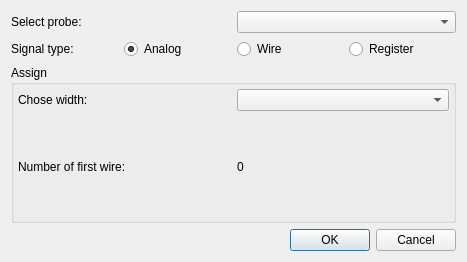
<?xml version="1.0" encoding="UTF-8"?>
<ui version="4.0">
 <class>ProbeAssignDialog</class>
 <widget class="QDialog" name="ProbeAssignDialog">
  <property name="geometry">
   <rect>
    <x>0</x>
    <y>0</y>
    <width>467</width>
    <height>262</height>
   </rect>
  </property>
  <property name="windowTitle">
   <string>Assign signal</string>
  </property>
  <layout class="QGridLayout" name="gridLayout_2">
   <item row="0" column="0">
    <layout class="QHBoxLayout" name="horizontalLayout">
     <item>
      <widget class="QLabel" name="choseLabel">
       <property name="text">
        <string>Select probe:</string>
       </property>
      </widget>
     </item>
     <item>
      <widget class="QComboBox" name="probeChoserCombo"/>
     </item>
    </layout>
   </item>
   <item row="1" column="0">
    <layout class="QHBoxLayout" name="horizontalLayout_2">
     <item>
      <widget class="QLabel" name="signalLabel">
       <property name="text">
        <string>Signal type:</string>
       </property>
      </widget>
     </item>
     <item>
      <widget class="QRadioButton" name="analogRadio">
       <property name="text">
        <string>Analog</string>
       </property>
       <property name="checked">
        <bool>true</bool>
       </property>
      </widget>
     </item>
     <item>
      <widget class="QRadioButton" name="wireRadio">
       <property name="text">
        <string>Wire</string>
       </property>
      </widget>
     </item>
     <item>
      <widget class="QRadioButton" name="registerRadio">
       <property name="text">
        <string>Register</string>
       </property>
      </widget>
     </item>
    </layout>
   </item>
   <item row="2" column="0">
    <widget class="QGroupBox" name="groupBox">
     <property name="title">
      <string>Assign</string>
     </property>
     <layout class="QGridLayout" name="gridLayout">
      <property name="margin">
       <number>4</number>
      </property>
      <item row="0" column="0">
       <widget class="QStackedWidget" name="stackedWidget">
        <property name="currentIndex">
         <number>2</number>
        </property>
        <widget class="QWidget" name="pageAnalog">
         <layout class="QGridLayout" name="gridLayout_3">
          <property name="margin">
           <number>0</number>
          </property>
          <item row="0" column="0">
           <layout class="QHBoxLayout" name="horizontalLayout_3">
            <item>
             <widget class="QLabel" name="label">
              <property name="text">
               <string>Select channel:</string>
              </property>
             </widget>
            </item>
            <item>
             <widget class="QComboBox" name="channelCombo"/>
            </item>
           </layout>
          </item>
         </layout>
        </widget>
        <widget class="QWidget" name="pageWire">
         <layout class="QGridLayout" name="gridLayout_4">
          <property name="margin">
           <number>0</number>
          </property>
          <item row="0" column="0">
           <layout class="QHBoxLayout" name="horizontalLayout_4">
            <item>
             <widget class="QLabel" name="label_2">
              <property name="text">
               <string>Logic wire number:</string>
              </property>
             </widget>
            </item>
            <item>
             <widget class="QLabel" name="wireNumber">
              <property name="text">
               <string>0</string>
              </property>
             </widget>
            </item>
           </layout>
          </item>
         </layout>
        </widget>
        <widget class="QWidget" name="pageRegister">
         <layout class="QGridLayout" name="gridLayout_5">
          <property name="margin">
           <number>0</number>
          </property>
          <item row="0" column="0">
           <layout class="QHBoxLayout" name="horizontalLayout_6">
            <item>
             <widget class="QLabel" name="label_4">
              <property name="text">
               <string>Chose width:</string>
              </property>
             </widget>
            </item>
            <item>
             <widget class="QComboBox" name="widthCombo"/>
            </item>
           </layout>
          </item>
          <item row="1" column="0">
           <layout class="QHBoxLayout" name="horizontalLayout_5">
            <item>
             <widget class="QLabel" name="label_3">
              <property name="text">
               <string>Number of first wire:</string>
              </property>
             </widget>
            </item>
            <item>
             <widget class="QLabel" name="regWireNumber">
              <property name="text">
               <string>0</string>
              </property>
             </widget>
            </item>
           </layout>
          </item>
         </layout>
        </widget>
       </widget>
      </item>
     </layout>
    </widget>
   </item>
   <item row="3" column="0">
    <widget class="QDialogButtonBox" name="buttonBox">
     <property name="orientation">
      <enum>Qt::Horizontal</enum>
     </property>
     <property name="standardButtons">
      <set>QDialogButtonBox::Cancel|QDialogButtonBox::Ok</set>
     </property>
    </widget>
   </item>
  </layout>
 </widget>
 <resources/>
 <connections>
  <connection>
   <sender>buttonBox</sender>
   <signal>accepted()</signal>
   <receiver>ProbeAssignDialog</receiver>
   <slot>accept()</slot>
   <hints>
    <hint type="sourcelabel">
     <x>248</x>
     <y>254</y>
    </hint>
    <hint type="destinationlabel">
     <x>157</x>
     <y>274</y>
    </hint>
   </hints>
  </connection>
  <connection>
   <sender>buttonBox</sender>
   <signal>rejected()</signal>
   <receiver>ProbeAssignDialog</receiver>
   <slot>reject()</slot>
   <hints>
    <hint type="sourcelabel">
     <x>316</x>
     <y>260</y>
    </hint>
    <hint type="destinationlabel">
     <x>286</x>
     <y>274</y>
    </hint>
   </hints>
  </connection>
 </connections>
</ui>
